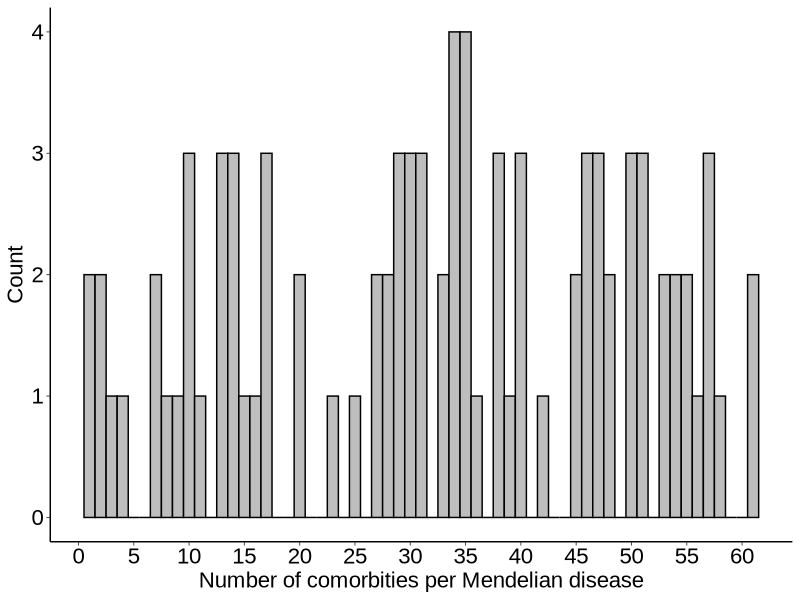
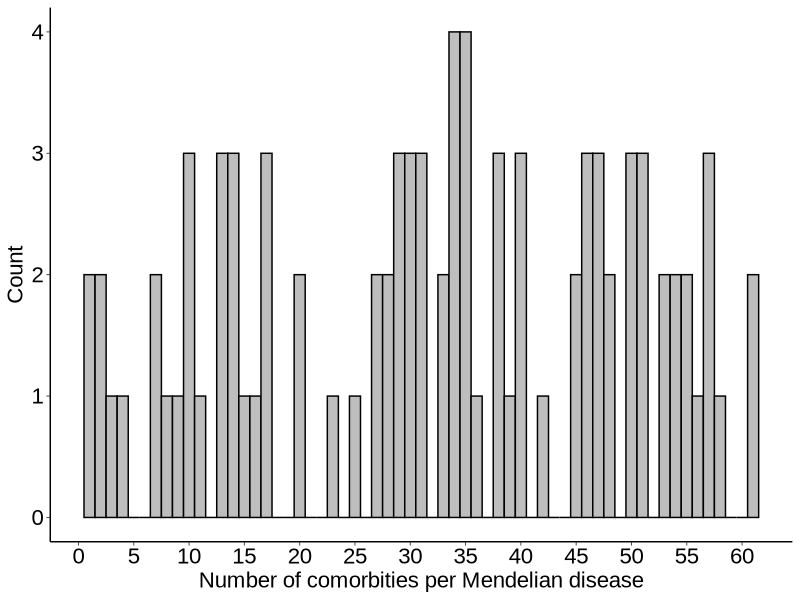
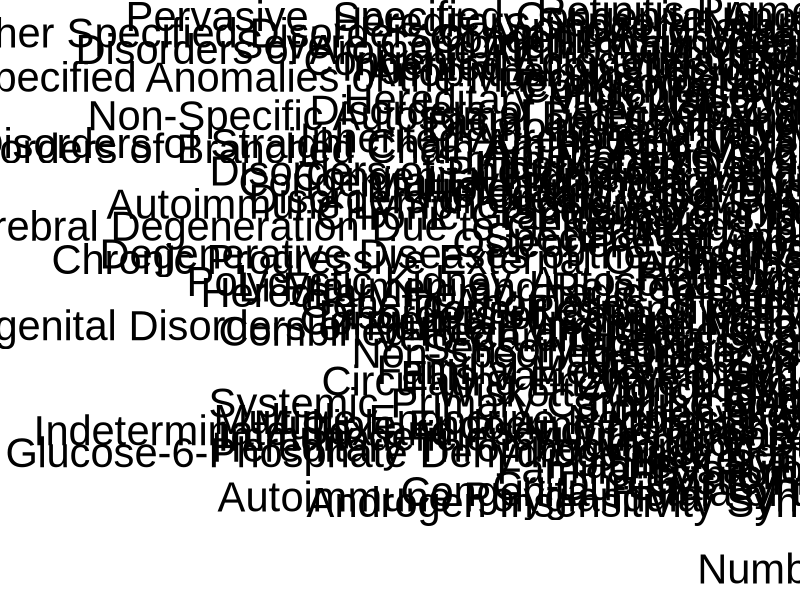

These figures' R source, in order:
### This script processes the supplementary files from Blair et al. (S3, S4) ###

library(data.table)
library(readxl)
library(dplyr)
library(stringr)
library(reshape2)
library(ggplot2)

## --- Mendelian and complex disease comorbidities --- ##

## load blair et al supplementary file Table 4
## Link: https://www.sciencedirect.com/science/article/pii/S0092867413010246?via%3Dihub
md_cd_comorbidities = read_xls("raw_data/blair_mmc4_md_cd_comorbidities.xls", col_names = TRUE, skip = 1)
md_cd_comorbidities = md_cd_comorbidities %>%
  dplyr::select(complex_disease = "Complex Disease",
                mendelian_disease = "Mendelian Disease") %>%
  mutate(comorbidity = 1) %>%
  arrange(complex_disease, mendelian_disease) %>%
  distinct() 

## remove 5 Mendelian diseases (and their comorbidities) that are due to chromosomal abnormalities --> their causal genes are not obvious
md_cd_comorbidities = md_cd_comorbidities %>%
  filter(!mendelian_disease %in% c("Down Syndrome", "Edward Syndrome", "Klinefelter Syndrome", "Patau Syndrome", "Turner_Syndrome"))
length(unique(md_cd_comorbidities$mendelian_disease)) # 90 unique Mendelian diseases
length(unique(md_cd_comorbidities$complex_disease)) # 65 unique complex diseases

## rename complex diseases for consistency among files
md_cd_comorbidities$complex_disease = gsub("Addison Disease", "Addisons Disease", md_cd_comorbidities$complex_disease, fixed = TRUE)
md_cd_comorbidities$complex_disease = gsub("Alzheimer's Disease", "Alzheimers Disease", md_cd_comorbidities$complex_disease, fixed = TRUE)
md_cd_comorbidities$complex_disease = gsub("Breast Cancer", "Female Breast Cancer", md_cd_comorbidities$complex_disease, fixed = TRUE)
md_cd_comorbidities$complex_disease = gsub("Crohn Disease", "Crohns Disease", md_cd_comorbidities$complex_disease, fixed = TRUE)
md_cd_comorbidities$complex_disease = gsub("Cushing Syndrome", "Cushings Syndrome", md_cd_comorbidities$complex_disease, fixed = TRUE)
md_cd_comorbidities$complex_disease = gsub("Diabetes Mellitus Type II", "Diabetes Mellitus Type 2", md_cd_comorbidities$complex_disease, fixed = TRUE)
md_cd_comorbidities$complex_disease = gsub("Diabetes Mellitus Type I", "Diabetes Mellitus Type 1", md_cd_comorbidities$complex_disease, fixed = TRUE)
md_cd_comorbidities$complex_disease = gsub("Lichen", "Liche", md_cd_comorbidities$complex_disease, fixed = TRUE)
md_cd_comorbidities$complex_disease = gsub("Viral Infection", "Unspecified Viral Infection (Common Cold)", md_cd_comorbidities$complex_disease, fixed = TRUE)

## --- Mendelian disease causal genes --- ##

## load blair et al supplementary file Table 3
## Link: https://www.sciencedirect.com/science/article/pii/S0092867413010246?via%3Dihub
md_genes = read_xls("raw_data/blair_mmc3_md_genes.xls", col_names = TRUE)

## keep only needed information
md_genes = md_genes %>%
  dplyr::select(mendelian_disease = "Summary Name",
                causal_genes = "Genes") %>%
  arrange(mendelian_disease, causal_genes) %>%
  distinct() 

## as above, remove 5 Mendelian diseases that are due to chromosomal abnormalities
md_genes = md_genes %>% 
  filter(!mendelian_disease %in% c("Downs Syndrome", "Edwards Syndrome", "Klinefelters Syndrome", "Pataus Syndrome", "Turners Syndrome"))

## correct Mendelian disease names to match the md_cd_comorbidities file
md_genes$mendelian_disease = gsub("Fragile X Syndrome", "Fragile-X Syndrome", md_genes$mendelian_disease)
md_genes$mendelian_disease = gsub("Bartters Syndrome", "Bartter Syndrome", md_genes$mendelian_disease)
md_genes$mendelian_disease = gsub("Congenital Hirschsprungs Disease", "Congenital Hirschsprung Disease", md_genes$mendelian_disease)
md_genes$mendelian_disease = gsub("Friedreichs Ataxia", "Friedreich Ataxia", md_genes$mendelian_disease)
md_genes$mendelian_disease = gsub("Li-Fraumeni and Related Syndromes", "Li Fraumeni and Related Syndromes", md_genes$mendelian_disease)
md_genes$mendelian_disease = gsub("Spinocerebellar ataxia", "Spinocerebellar Ataxia", md_genes$mendelian_disease)

## each row --> a Mendelian disease - causal gene pair
md_genes = cbind(md_genes[, 1], str_split_fixed(md_genes$causal_genes, ",", n = Inf))
md_genes = reshape2::melt(md_genes, "mendelian_disease", colnames(md_genes)[2:ncol(md_genes)])
md_genes = md_genes %>% 
  dplyr::select(mendelian_disease, causal_gene = value) %>%
  distinct()
md_genes = md_genes[-which(md_genes$causal_gene == ""), ] ; rownames(md_genes) = NULL
md_genes = md_genes %>% arrange(mendelian_disease, causal_gene) %>% distinct()

## save files
dir.create(path = "processed_data")
fwrite(md_cd_comorbidities, "processed_data/md_cd_comorbidities.txt", sep = "\t", row.names = FALSE)
fwrite(md_genes, "processed_data/md_genes.txt", sep = "\t", row.names = FALSE)

## --- visualizations --- ##

## histogram of the number of complex disease comorbidities per Mendelian disease
md_nr_cd_comorbidities = md_cd_comorbidities %>% 
  group_by(mendelian_disease) %>%
  mutate(nr_cd_comorbidities = length(complex_disease)) %>%
  ungroup() %>%
  dplyr::select(mendelian_disease, nr_cd_comorbidities) %>%
  distinct()

fig_1b = ggplot(md_nr_cd_comorbidities, aes(x = nr_cd_comorbidities)) +
  geom_histogram(color = "black", fill = "gray", bins = 61) +
  xlab("Number of comorbities per Mendelian disease") +
  ylab("Count") +
  scale_x_continuous(breaks = seq(0, 60, 5)) +
  scale_y_continuous(breaks = seq(0, 8, 1)) +
  theme_classic() +
  theme(axis.line = element_line(linewidth = 0.5),
        axis.ticks = element_line(linewidth = 0.3), 
        axis.title = element_text(angle = 0, hjust = 0.5,
                                  margin = margin(t = 3, unit = "cm"),
                                  size = 16, family = "Arial", colour = "black"),
        axis.text = element_text(angle = 0, hjust = 0.5, vjust = 0.5,
                                 margin = margin(l = 0.5, r = 0.2, unit = "cm"),
                                 size = 16, family = "Arial", colour = "black"),
        legend.title = element_blank())

fig_1b
ggsave(filename = "Fig1B_comorbidities_per_mendelian_disease.tiff", 
       path = "figures/", 
       width = 7, height = 5, device = "tiff",
       dpi = 300, compression = "lzw", type = type_compression)
dev.off()

## number of causal genes per Mendelian disease
md_nr_genes = md_genes %>% 
  group_by(mendelian_disease) %>%
  mutate(nr_genes = length(causal_gene)) %>%
  ungroup() %>%
  dplyr::select(mendelian_disease, nr_genes) %>%
  distinct() %>%
  arrange(nr_genes)
md_nr_genes$mendelian_disease = factor(md_nr_genes$mendelian_disease, levels = md_nr_genes$mendelian_disease, labels = md_nr_genes$mendelian_disease)

ggplot(md_nr_genes, aes(x = nr_genes, y = mendelian_disease)) +
  geom_col(fill = "gray", color = "black") +
  xlab("Number of causal genes") +
  ylab("") +
  scale_x_continuous(breaks = seq(0, 51, 3)) +
  theme(axis.line = element_line(linewidth = 0.5),
        axis.ticks = element_line(linewidth = 0.3), 
        axis.title = element_text(angle = 0, hjust = 0.5,
                                  margin = margin(t = 3, unit = "cm"),
                                  size = 30, family = "Arial", colour = "black"),
        axis.text = element_text(angle = 0, hjust = 0.5, vjust = 0.5,
                                 margin = margin(l = 0.5, r = 0.2, unit = "cm"),
                                 size = 30, family = "Arial", colour = "black"))
